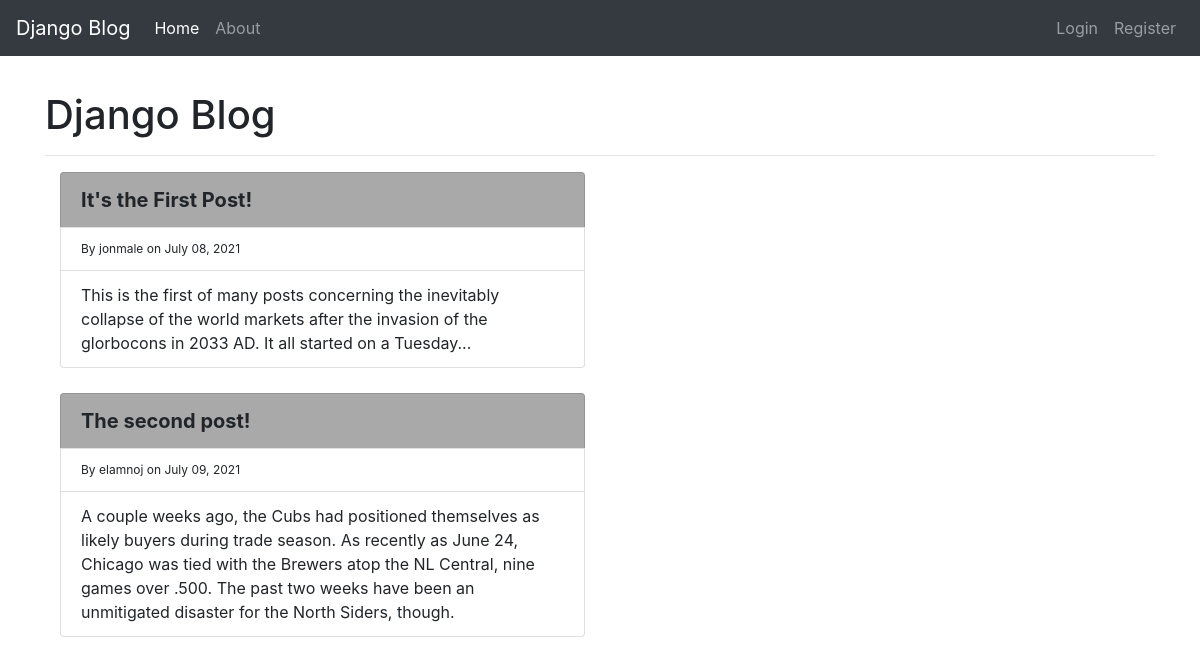
The page / on the database its author committed.
### blog/models.py (models this page shows, shortened)
class Post(models.Model):
    title = models.CharField(max_length=100)
    content = models.TextField()
    date_posted = models.DateTimeField(default=timezone.now)
    author = models.ForeignKey(User, on_delete=models.CASCADE)

### blog/views.py (the view)
# urls.py: path('', views.home, name='blog-home'),
def home(request):
    context = {
        'posts': Post.objects.all()
    }
    return render(request, 'blog/home.html', context)

### blog/templates/blog/home.html
{% extends "blog/base.html" %}
{% block content %}
    {% for post in posts %}
    <div class="col-6">
        <ul class="list-group">
            <li class="list-group-item title">{{ post.title }}</li>
            <li class="list-group-item author">By {{ post.author }} on {{ post.date_posted|date:"F d, Y" }}</li>
            <li class="list-group-item content">{{ post.content }}</li>
        </ul>
    </div>
    {% endfor %}
{% endblock content  %}

### blog/static/blog/main.css (style rules this page uses)
.list-group { margin-bottom: 25px; }
.title { font-size: 20px; background-color:darkgrey; font-weight: bold; }
.author { font-size: 12px; }

### rows shown on the page
Post: title "It's the First Post!", author "jonmale", date_posted "July 08, 2021", content "This is the first of many posts concerning the inevitably collapse of the world markets after the invasion of the glorbocons in 2033 AD. It all started on a Tuesday..."
Post: title "The second post!", author "elamnoj", date_posted "July 09, 2021", content "A couple weeks ago, the Cubs had positioned themselves as likely buyers during trade season. As recently as June 24, Chicago was tied with the Brewers atop the NL Central, nine games over .500. The past two weeks have been an unmitigated disaster for the North Siders, though."
